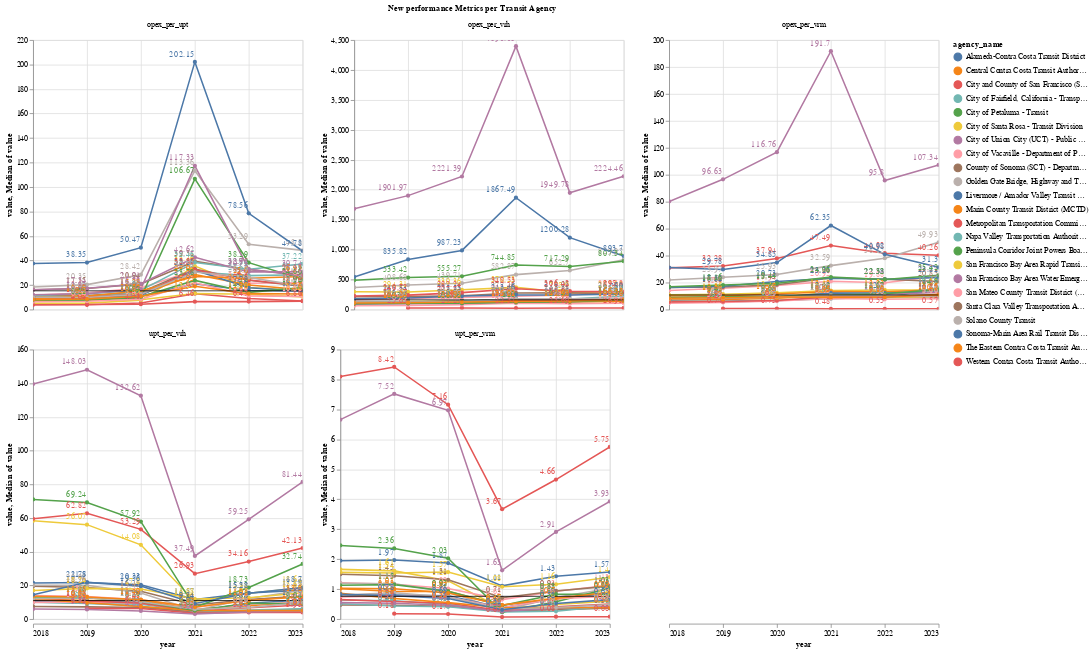

The code cell stored with this chart in its notebook:
### Markdown cell above
### By Agencies

### Code cell
# all agencies
make_line(
    by_agency_long,
    x_col="year:T",
    y_col="value",
    facet="variable:N",
    color="agency_name:N",
    title="New performance Metrics per Transit Agency",
    ind_axis=True,
)

### Figure 1 — Vega-Lite specification as saved in the notebook (floating-point values rounded to 4 significant figures; data arrays with more than 128 entries replaced by an {"elided": "..."} marker saying what was removed)
{"config": {"view": {"continuousWidth": 300, "continuousHeight": 300}}, "data": {"name": "data-eda21ab94a38b3d71b7a245750f6a443"}, "facet": {"field": "variable", "title": "New performance Metrics per Transit Agency", "type": "nominal"}, "spec": {"layer": [{"mark": {"type": "line", "point": true}, "encoding": {"color": {"field": "agency_name", "type": "nominal"}, "tooltip": [{"field": "year", "type": "temporal"}, {"field": "value", "type": "quantitative"}, {"field": "agency_name", "type": "nominal"}], "x": {"field": "year", "type": "temporal"}, "y": {"field": "value", "type": "quantitative"}}, "name": "view_20"}, {"mark": {"type": "rule"}, "encoding": {"y": {"aggregate": "median", "field": "value", "type": "quantitative"}}}, {"mark": {"type": "text", "align": "right", "dy": -10}, "encoding": {"color": {"field": "agency_name", "type": "nominal"}, "text": {"field": "value", "type": "quantitative"}, "x": {"field": "year", "type": "temporal"}, "y": {"field": "value", "type": "quantitative"}}}], "height": 350, "width": 350}, "columns": 3, "params": [{"name": "param_20", "select": {"type": "interval", "encodings": ["x", "y"]}, "bind": "scales", "views": ["view_20"]}], "resolve": {"scale": {"y": "independent"}}, "$schema": "https://vega.github.io/schema/vega-lite/v5.20.1.json", "datasets": {"data-eda21ab94a38b3d71b7a245750f6a443": {"elided": "685 records"}}}
